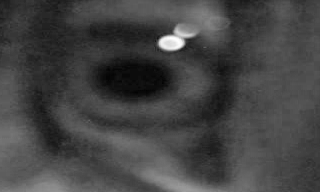
#> input picture ambient_ncnn_netinput.png, 320 x 192 px, given in place of the camera
$ python flash_photo.py
#> lines starting #> are read from the running program, lines starting #| are printed output that depends on the picture; after the words box and inside, x2 and y2 are one past the last pixel; in counts of white or black regions, pixels touching at a corner belong together
#!/usr/bin/env python3
"""
Retina Flash Photography - Raspberry Pi Zero

Modes:
  1) Manual  – Press SPACE to flash LED and capture.
  2) Auto    – Automatically captures when a pupil is detected near the
               centre of the frame (Orlosky detector), then pauses >=10 s.

The captured photo is displayed in a second window until the next capture or quit.
Photos are saved to ~/Desktop/retina_photos/ with timestamps.
Press 'q' to quit.
"""

import cv2
import numpy as np
import os
import sys
import time
from datetime import datetime

try:
    import RPi.GPIO as GPIO
    GPIO_AVAILABLE = True
except ImportError:
    GPIO_AVAILABLE = False
    print("Warning: RPi.GPIO not available. LED flash will be simulated.")

# ──────────────── Configuration ────────────────
LED_PIN = 17              # BCM GPIO pin connected to the LED (via resistor)
FLASH_PRE_DELAY = 0.05   # Seconds to wait after LED on before capturing (lets LED stabilise)
FLASH_POST_DELAY = 0.02  # Seconds to keep LED on after capture
PHOTO_DIR = os.path.expanduser("~/Desktop/retina_photos")
CAMERA_INDEX = 0          # 0 for default camera; change if needed
CAMERA_WIDTH = 640
CAMERA_HEIGHT = 480

# ──── Auto-capture (pupil centred) settings ────
AUTO_COOLDOWN_SECS = 10   # Minimum seconds between auto-captures
CENTRE_TOLERANCE_PX = 60  # Max distance from frame centre to count as "centred"
MIN_PUPIL_AREA = 1000     # Minimum contour area to accept as a pupil
MIN_SOLIDITY = 0.80       # Reject contours less solid than this (semicircles ~0.5-0.7)
MIN_ELLIPSE_FILL = 0.60   # Contour must fill at least 60% of its fitted ellipse
EDGE_MARGIN_PX = 8        # Reject contours whose bbox is within this many px of the frame edge
# ────────────────────────────────────────────────

LIVE_WINDOW = "Live Feed"
PHOTO_WINDOW = "Captured Photo"
SETTINGS_WINDOW = "Camera Settings"

# ──── Camera property defaults ────
# Values are 0–100 mapped to the camera's own range.
# Gain, brightness, exposure, contrast.
DEFAULT_LIVE_GAIN       = 100
DEFAULT_LIVE_BRIGHTNESS = 50
DEFAULT_LIVE_EXPOSURE   = 50
DEFAULT_LIVE_CONTRAST   = 50

DEFAULT_FLASH_GAIN       = 50
DEFAULT_FLASH_BRIGHTNESS = 50
DEFAULT_FLASH_EXPOSURE   = 50
DEFAULT_FLASH_CONTRAST   = 50


# ═══════════════ Orlosky Pupil Detector (inlined) ═══════════════

def crop_to_aspect_ratio(image, width=640, height=480):
    current_height, current_width = image.shape[:2]
    desired_ratio = width / height
    current_ratio = current_width / current_height
    if current_ratio > desired_ratio:
        new_width = int(desired_ratio * current_height)
        offset = (current_width - new_width) // 2
        cropped_img = image[:, offset:offset + new_width]
    else:
        new_height = int(current_width / desired_ratio)
        offset = (current_height - new_height) // 2
        cropped_img = image[offset:offset + new_height, :]
    return cv2.resize(cropped_img, (width, height))


def apply_binary_threshold(image, darkest_val, added_threshold):
    threshold = darkest_val + added_threshold
    _, thresholded = cv2.threshold(image, threshold, 255, cv2.THRESH_BINARY_INV)
    return thresholded


def get_darkest_area(image):
    ignore = 20
    skip = 20
    area = 20
    internal_skip = 10
    gray = cv2.cvtColor(image, cv2.COLOR_BGR2GRAY)
    min_sum = float('inf')
    darkest = None
    for y in range(ignore, gray.shape[0] - ignore, skip):
        for x in range(ignore, gray.shape[1] - ignore, skip):
            s = 0
            n = 0
            for dy in range(0, area, internal_skip):
                if y + dy >= gray.shape[0]:
                    break
                for dx in range(0, area, internal_skip):
                    if x + dx >= gray.shape[1]:
                        break
                    s += gray[y + dy][x + dx]
                    n += 1
            if s < min_sum and n > 0:
                min_sum = s
                darkest = (x + area // 2, y + area // 2)
    return darkest


def mask_outside_square(image, center, size):
    x, y = center
    half = size // 2
    mask = np.zeros_like(image)
    tl_x = max(0, x - half)
    tl_y = max(0, y - half)
    br_y = min(image.shape[0], y + half)
    mask[tl_y:br_y, tl_x:tl_x + size] = 255
    return cv2.bitwise_and(image, mask)


def filter_contours_largest(contours, pixel_thresh, ratio_thresh, img_shape=None):
    """Return the largest contour passing area, ratio, solidity, and edge checks."""
    max_area = 0
    largest = None
    img_h, img_w = img_shape[:2] if img_shape is not None else (9999, 9999)
    for c in contours:
        a = cv2.contourArea(c)
        if a < pixel_thresh:
            continue
        x, y, w, h = cv2.boundingRect(c)
        ratio = max(w / h, h / w)
        if ratio > ratio_thresh:
            continue
        # Solidity: contour area / convex hull area
        hull = cv2.convexHull(c)
        hull_area = cv2.contourArea(hull)
        if hull_area > 0:
            solidity = a / hull_area
            if solidity < MIN_SOLIDITY:
                continue
        # Edge rejection: skip contours touching the frame border
        if (x < EDGE_MARGIN_PX or y < EDGE_MARGIN_PX or
                x + w > img_w - EDGE_MARGIN_PX or
                y + h > img_h - EDGE_MARGIN_PX):
            continue
        if a > max_area:
            max_area = a
            largest = c
    return [largest] if largest is not None else []


def detect_pupil(frame):
    """Run Orlosky-style pupil detection on a frame.

    Returns (centre_x, centre_y, ellipse) or None if no pupil found.
    The frame is annotated in-place with the ellipse overlay.
    """
    work = crop_to_aspect_ratio(frame.copy())
    darkest = get_darkest_area(work)
    if darkest is None:
        return None

    gray = cv2.cvtColor(work, cv2.COLOR_BGR2GRAY)
    darkest_val = gray[darkest[1], darkest[0]]
    thresh = apply_binary_threshold(gray, darkest_val, 15)
    thresh = mask_outside_square(thresh, darkest, 250)

    kernel = np.ones((5, 5), np.uint8)
    dilated = cv2.dilate(thresh, kernel, iterations=2)
    contours, _ = cv2.findContours(dilated, cv2.RETR_EXTERNAL, cv2.CHAIN_APPROX_SIMPLE)
    reduced = filter_contours_largest(contours, MIN_PUPIL_AREA, 3, img_shape=dilated.shape)

    if len(reduced) == 0 or len(reduced[0]) <= 5:
        return None

    ellipse = cv2.fitEllipse(reduced[0])

    # Ellipse-fill check: contour area vs fitted ellipse area
    contour_area = cv2.contourArea(reduced[0])
    ew, eh = ellipse[1]  # ellipse axes
    ellipse_area = np.pi * (ew / 2.0) * (eh / 2.0)
    if ellipse_area > 0 and (contour_area / ellipse_area) < MIN_ELLIPSE_FILL:
        return None

    cx, cy = int(ellipse[0][0]), int(ellipse[0][1])
    # Scale detected coords back to original frame size
    h_orig, w_orig = frame.shape[:2]
    sx = w_orig / 640.0
    sy = h_orig / 480.0
    cx_scaled = int(cx * sx)
    cy_scaled = int(cy * sy)
    # Draw on the original frame
    scaled_ellipse = ((cx_scaled, cy_scaled),
                      (int(ellipse[1][0] * sx), int(ellipse[1][1] * sy)),
                      ellipse[2])
    cv2.ellipse(frame, scaled_ellipse, (0, 255, 0), 2)
    cv2.circle(frame, (cx_scaled, cy_scaled), 4, (255, 255, 0), -1)
    return (cx_scaled, cy_scaled, scaled_ellipse)


# ═══════════════════════════════════════════════════════════════════


def setup_gpio():
    if not GPIO_AVAILABLE:
        return
    GPIO.setmode(GPIO.BCM)
    GPIO.setwarnings(False)
    GPIO.setup(LED_PIN, GPIO.OUT)
    GPIO.output(LED_PIN, GPIO.LOW)


def cleanup_gpio():
    if not GPIO_AVAILABLE:
        return
    GPIO.output(LED_PIN, GPIO.LOW)
    GPIO.cleanup()


def _nothing(_):
    """No-op callback for trackbar changes."""
    pass


def create_settings_trackbars():
    """Create a settings window with trackbars for live and flash camera params."""
    cv2.namedWindow(SETTINGS_WINDOW, cv2.WINDOW_NORMAL)
    cv2.resizeWindow(SETTINGS_WINDOW, 400, 380)

    cv2.createTrackbar("Live Gain",       SETTINGS_WINDOW, DEFAULT_LIVE_GAIN,       100, _nothing)
    cv2.createTrackbar("Live Brightness", SETTINGS_WINDOW, DEFAULT_LIVE_BRIGHTNESS, 100, _nothing)
    cv2.createTrackbar("Live Exposure",   SETTINGS_WINDOW, DEFAULT_LIVE_EXPOSURE,   100, _nothing)
    cv2.createTrackbar("Live Contrast",   SETTINGS_WINDOW, DEFAULT_LIVE_CONTRAST,   100, _nothing)

    cv2.createTrackbar("Flash Gain",       SETTINGS_WINDOW, DEFAULT_FLASH_GAIN,       100, _nothing)
    cv2.createTrackbar("Flash Brightness", SETTINGS_WINDOW, DEFAULT_FLASH_BRIGHTNESS, 100, _nothing)
    cv2.createTrackbar("Flash Exposure",   SETTINGS_WINDOW, DEFAULT_FLASH_EXPOSURE,   100, _nothing)
    cv2.createTrackbar("Flash Contrast",   SETTINGS_WINDOW, DEFAULT_FLASH_CONTRAST,   100, _nothing)


def read_trackbar_settings(prefix):
    """Read the four trackbar values for a given prefix ('Live' or 'Flash')."""
    return {
        "gain":       cv2.getTrackbarPos(f"{prefix} Gain",       SETTINGS_WINDOW),
        "brightness": cv2.getTrackbarPos(f"{prefix} Brightness", SETTINGS_WINDOW),
        "exposure":   cv2.getTrackbarPos(f"{prefix} Exposure",   SETTINGS_WINDOW),
        "contrast":   cv2.getTrackbarPos(f"{prefix} Contrast",   SETTINGS_WINDOW),
    }


def apply_camera_settings(cap, settings):
    """Apply a settings dict (values 0-100) to the camera."""
    # Map 0-100 slider to real OpenCV property ranges.
    # Exact ranges vary per camera; these are reasonable defaults.
    cap.set(cv2.CAP_PROP_GAIN,       settings["gain"] * 2.55)        # 0 – 255
    cap.set(cv2.CAP_PROP_BRIGHTNESS,  settings["brightness"] * 2.55)  # 0 – 255
    cap.set(cv2.CAP_PROP_EXPOSURE,   (settings["exposure"] - 50) * 0.26)  # approx -13 … +13
    cap.set(cv2.CAP_PROP_CONTRAST,    settings["contrast"] * 2.55)   # 0 – 255


# [42 lines left out: functions flash_and_capture, save_photo, not called in this run]


def main():
    # ── Mode selection ──
    print("\n╔══════════════════════════════════════╗")
    print("║   Retina Flash Photography           ║")
    print("╠══════════════════════════════════════╣")
    print("║  1) Manual  – press SPACE to capture ║")
    print("║  2) Auto    – capture when pupil is  ║")
    print("║              centred (Orlosky det.)   ║")
    print("╚══════════════════════════════════════╝")
    choice = input("Select mode [1/2] (default 1): ").strip()
#> the answer given: 1
    auto_mode = (choice == "2")
    mode_label = "AUTO (pupil-centred)" if auto_mode else "MANUAL (SPACE)"
    print(f"\n→ Mode: {mode_label}")
    if auto_mode:
        print(f"  Centre tolerance : {CENTRE_TOLERANCE_PX} px")
        print(f"  Cooldown         : {AUTO_COOLDOWN_SECS} s")

    setup_gpio()

    cap = cv2.VideoCapture(CAMERA_INDEX)
    cap.set(cv2.CAP_PROP_FRAME_WIDTH, CAMERA_WIDTH)
    cap.set(cv2.CAP_PROP_FRAME_HEIGHT, CAMERA_HEIGHT)
    # Minimise internal buffer so captured frame is current
    cap.set(cv2.CAP_PROP_BUFFERSIZE, 1)

    if not cap.isOpened():
        print("Error: Could not open camera.")
        cleanup_gpio()
        return

    print("╔══════════════════════════════════════╗")
    print("║   Retina Flash Photography           ║")
    print("╠══════════════════════════════════════╣")
    print(f"║  LED pin : GPIO {LED_PIN} (BCM)             ║")
    print(f"║  Photos  : ~/Desktop/retina_photos/  ║")
    print(f"║  Mode    : {mode_label:<27s}║")
    print("║  SPACE   : Flash + Capture            ║")
    print("║  Q       : Quit                       ║")
    print("╚══════════════════════════════════════╝")

    cv2.namedWindow(LIVE_WINDOW, cv2.WINDOW_NORMAL)
    cv2.resizeWindow(LIVE_WINDOW, CAMERA_WIDTH, CAMERA_HEIGHT)

    create_settings_trackbars()
    # Apply initial live settings
    apply_camera_settings(cap, read_trackbar_settings("Live"))

    last_time = time.time()
    photo_window_open = False
    photo_count = 0
    last_auto_capture = 0.0  # timestamp of last auto-capture
    cooldown_remaining = 0.0

    try:
        while True:
            ret, frame = cap.read()
#> frame is the input picture: shape (192, 320, 3); min 2, max 254, mean 68
            if not ret:
                print("Error: Failed to read frame.")
                break

            # FPS calculation
            now = time.time()
            dt = now - last_time
            fps = 1.0 / dt if dt > 0 else 0
            last_time = now

            # Apply live camera settings every frame (follows trackbar changes)
            apply_camera_settings(cap, read_trackbar_settings("Live"))

            # ── Pupil detection (always run in auto mode, draws on frame) ──
            #pupil_info = None
            pupil_centred = False
            pupil_info = detect_pupil(frame)
#> in crop_to_aspect_ratio, `cropped_img = image[:, offset:offset + new_width]`:
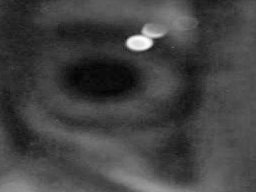
#> cropped_img: shape (192, 256, 3); min 2, max 254, mean 66.7
#> after the loop in get_darkest_area, `for y in range(ignore, gray.shape[0] - ignore, skip):`: darkest = (270, 230); min_sum = 40
#> in detect_pupil, `darkest = get_darkest_area(work)`: darkest = (270, 230)
#> in detect_pupil, `darkest_val = gray[darkest[1], darkest[0]]`: darkest_val = 9
#> in apply_binary_threshold, `threshold = darkest_val + added_threshold`: threshold = 24
#> in apply_binary_threshold, `_, thresholded = cv2.threshold(image, threshold, 255, cv2.THRESH_BINAR..`:
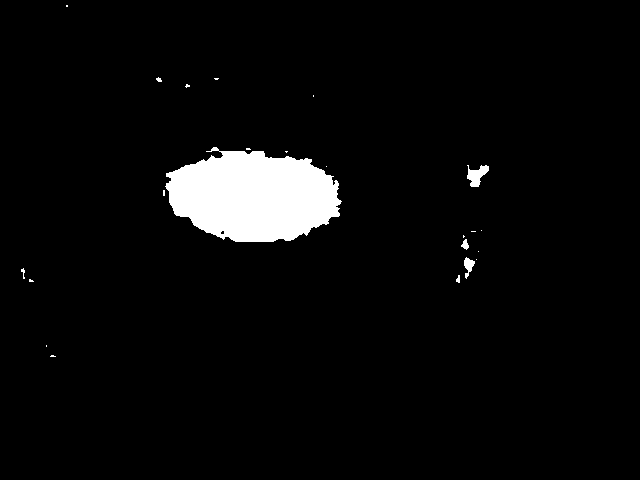
#> thresholded: shape (480, 640); 4.2% white; 23 white regions (16 under 20 px), largest, box (x1, y1, x2, y2) and area: (165, 147, 342, 242) 12233, (467, 165, 489, 187) 275, (464, 257, 475, 279) 124
#> in mask_outside_square, `x, y = center`: x = 270; y = 230
#> in mask_outside_square, `tl_x = max(0, x - half)`: tl_x = 145
#> in mask_outside_square, `tl_y = max(0, y - half)`: tl_y = 105
#> in mask_outside_square, `br_y = min(image.shape[0], y + half)`: br_y = 355
#> in mask_outside_square, `return cv2.bitwise_and(image, mask)`:
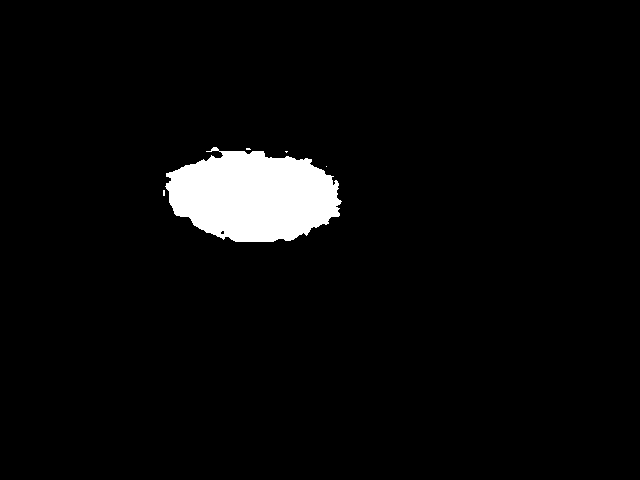
#> returned value: shape (480, 640); 4% white; 5 white regions (4 under 20 px), largest, box (x1, y1, x2, y2) and area: (165, 147, 342, 242) 12233
#> in detect_pupil, `dilated = cv2.dilate(thresh, kernel, iterations=2)`:
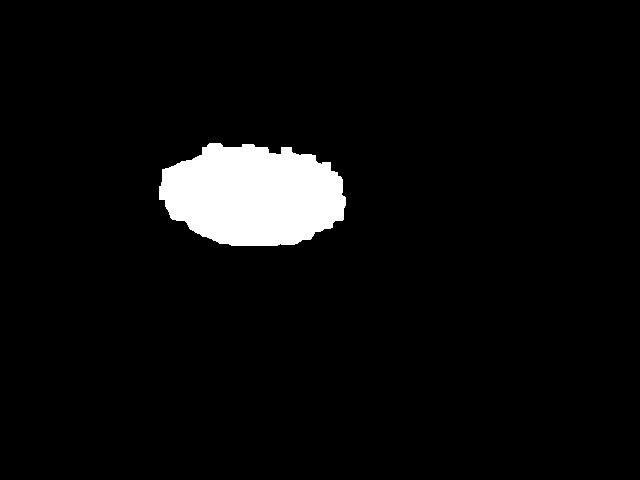
#> dilated: shape (480, 640); 4.9% white; 1 white region
#> in detect_pupil, `contours, _ = cv2.findContours(dilated, cv2.RETR_EXTERNAL, cv2.CHAIN_A..`: contours = 1 contour; box (x1, y1, x2, y2) and area: (159, 143, 346, 246) 14686
#> the loop in filter_contours_largest, `for c in contours:` made 1 pass
#> (a, x, y, w, h, ratio, hull_area, solidity) on pass 1: (14686, 159, 143, 187, 103, 1.82, 15533.5, 0.945)
#> after the loop in filter_contours_largest, `for c in contours:`: largest = contour of 171 points, box (x1, y1, x2, y2) (159, 143, 346, 246), area 14686; max_area = 14686
#> in detect_pupil, `reduced = filter_contours_largest(contours, MIN_PUPIL_AREA, 3, img_sha..`: reduced has the same summary as contours
#> in detect_pupil, `ellipse = cv2.fitEllipse(reduced[0])`: ellipse = ((253.2, 195.2), (100, 186.8), 93.26)
#> in detect_pupil, `contour_area = cv2.contourArea(reduced[0])`: contour_area = 14686
#> in detect_pupil, `ew, eh = ellipse[1]`: ew = 100; eh = 186.8
#> in detect_pupil, `ellipse_area = np.pi * (ew / 2.0) * (eh / 2.0)`: ellipse_area = 14676.4
#> in detect_pupil, `cx, cy = int(ellipse[0][0]), int(ellipse[0][1])`: cx = 253; cy = 195
#> in detect_pupil, `cx_scaled = int(cx * sx)`: cx_scaled = 126
#> in detect_pupil, `cy_scaled = int(cy * sy)`: cy_scaled = 78
#> in detect_pupil, `scaled_ellipse = ((cx_scaled, cy_scaled), (int(ellipse[1][0] * sx), in..`: scaled_ellipse = ((126, 78), (50, 74), 93.26)
#> in detect_pupil, `cv2.ellipse(frame, scaled_ellipse, (0, 255, 0), 2)`:
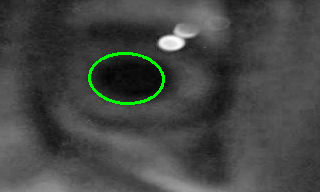
#> frame: shape (192, 320, 3); 0.95% of pixels changed, all inside (x1, y1, x2, y2) = (88, 52, 165, 105)
#> in detect_pupil, `cv2.circle(frame, (cx_scaled, cy_scaled), 4, (255, 255, 0), -1)`: frame: shape (192, 320, 3); 0.08% of pixels changed, all inside (x1, y1, x2, y2) = (122, 74, 131, 83)
#> pupil_info = (126, 78, ((126, 78), (50, 74), 93.26))
            if pupil_info is not None:
                px, py, _ = pupil_info
#> px = 126; py = 78
                frame_cx, frame_cy = frame.shape[1] // 2, frame.shape[0] // 2
#> frame_cx = 160; frame_cy = 96
                dist = ((px - frame_cx) ** 2 + (py - frame_cy) ** 2) ** 0.5
#> dist = 38.47
                pupil_centred = dist <= CENTRE_TOLERANCE_PX
#> pupil_centred = True

            # Cooldown tracking
            cooldown_remaining = max(0.0, AUTO_COOLDOWN_SECS - (now - last_auto_capture))

            # Overlay info on live feed (on a copy so raw frame stays clean)
            display = frame.copy()
            live_s = read_trackbar_settings("Live")
            cv2.putText(display, f"FPS: {int(fps)}", (10, 30),
                        cv2.FONT_HERSHEY_SIMPLEX, 0.7, (0, 255, 0), 2)
            cv2.putText(display, f"Photos: {photo_count}  Gain:{live_s['gain']}  Exp:{live_s['exposure']}",
                        (10, 60), cv2.FONT_HERSHEY_SIMPLEX, 0.5, (0, 255, 0), 1)

            if auto_mode:
                # Show auto-mode status
                if cooldown_remaining > 0:
                    status = f"COOLDOWN {cooldown_remaining:.1f}s"
                    colour = (0, 165, 255)  # orange
                elif pupil_centred:
                    status = "PUPIL CENTRED - CAPTURING"
                    colour = (0, 255, 0)
                elif pupil_info is not None:
                    status = "PUPIL FOUND - NOT CENTRED"
                    colour = (0, 255, 255)  # yellow
                else:
                    status = "NO PUPIL DETECTED"
                    colour = (0, 0, 255)
                cv2.putText(display, status, (10, 90),
                            cv2.FONT_HERSHEY_SIMPLEX, 0.6, colour, 2)
                # Draw tolerance circle
                h, w = display.shape[:2]
                cv2.circle(display, (w // 2, h // 2), CENTRE_TOLERANCE_PX, (255, 255, 0), 1)

            cv2.putText(display, "SPACE: Capture  Q: Quit",
                        (10, display.shape[0] - 12),
                        cv2.FONT_HERSHEY_SIMPLEX, 0.45, (200, 200, 200), 1)
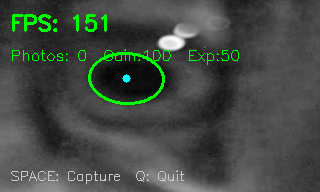
#> display: shape (192, 320, 3); mean B, G, R 67.6, 74.2, 67.4

            # Draw centre crosshair to help aiming
            h, w = display.shape[:2]
#> h = 192; w = 320
            cx, cy = w // 2, h // 2
#> cx = 160; cy = 96
            cross_size = 20
            cv2.line(display, (cx - cross_size, cy), (cx + cross_size, cy), (0, 0, 255), 1)
#> display: shape (192, 320, 3); 0.07% of pixels changed, all inside (x1, y1, x2, y2) = (140, 96, 181, 97)
            cv2.line(display, (cx, cy - cross_size), (cx, cy + cross_size), (0, 0, 255), 1)
#> display: shape (192, 320, 3); mean B, G, R 67.5, 74.1, 67.6

            cv2.imshow(LIVE_WINDOW, display)

            key = cv2.waitKey(1) & 0xFF
#> (key q is pressed here)

            # ── Trigger capture (manual or auto) ──
            do_capture = False
            if key == ord(' '):
                do_capture = True
            elif auto_mode and pupil_centred and cooldown_remaining <= 0:
                do_capture = True

            if do_capture:
                print("Flash + capture...")
                photo = flash_and_capture(cap)
                if photo is not None:
                    save_photo(photo)
                    photo_count += 1
                    last_auto_capture = time.time()

                    # Show captured photo in its own window
                    if not photo_window_open:
                        cv2.namedWindow(PHOTO_WINDOW, cv2.WINDOW_NORMAL)
                        cv2.resizeWindow(PHOTO_WINDOW, CAMERA_WIDTH, CAMERA_HEIGHT)
                        photo_window_open = True
                    cv2.imshow(PHOTO_WINDOW, photo)

            elif key == ord('q'):
                print("Quitting...")
                break

    finally:
        cap.release()
        cv2.destroyAllWindows()
        cleanup_gpio()
        print(f"Done. {photo_count} photo(s) captured.")


if __name__ == "__main__":
    main()
